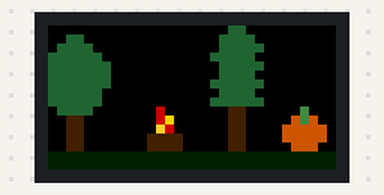
Bench run of a sketch on a simulated Arduino Uno, built with avr-gcc and run on an emulated ATmega328P. Parts: 32×16 colour display. Random numbers use the default seed unless the sketch sets one; what the sketch prints to the serial monitor is not drawn.

Above: at 0.49 s.
At 5.36 s:
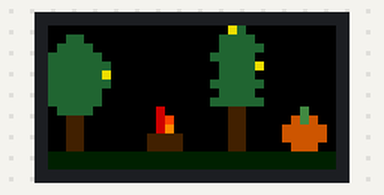
At 10.25 s:
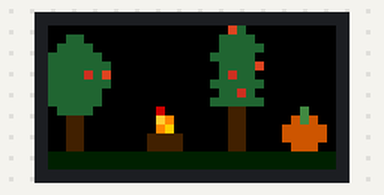
At 20.11 s:
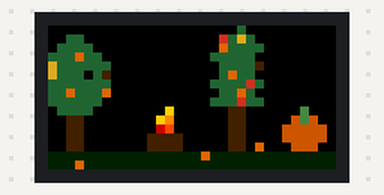
At 30.03 s:
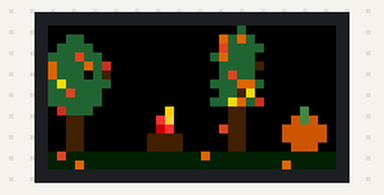
At 39.75 s:
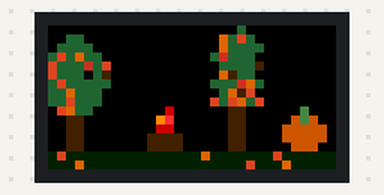

The sketch:

FallFoliage.ino
```cpp
#include <Leaves.h>
#include <Arduino.h>
#include <RGBmatrixPanel.h>

#define CLK  11   // USE THIS ON ARDUINO UNO, ADAFRUIT METRO M0, etc.
#define OE   9
#define LAT 10
#define A   A0
#define B   A1
#define C   A2

int timeScaler = 4000; // change this to stretch out or shorten the sequence
//With this at 200,000 the shortest possible time is 3:20, and the longest 116 minutes
// figure out timeframe desired to do this - a couple hours? A day? A week?

// create 30 leaf triads here:
Leaves leaf1(timeScaler, 5,5, 22,2, 0,7);
Leaves leaf2(timeScaler, 0,3, 23,2, 0,8);
Leaves leaf3(timeScaler, 2,4, 18,3, 19,6);
Leaves leaf4(timeScaler, 1,6, 22,7, 20,8);
Leaves leaf5(timeScaler, 4,7, 2,3, 20,1);
Leaves leaf6(timeScaler, 20,6, 4,2, 4,8);
Leaves leaf7(timeScaler, 3,5, 20,4, 1,7);
Leaves leaf8(timeScaler, 3,6, 2,2, 23,6);
Leaves leaf9(timeScaler, 5,3, 19,8, 22,3);
Leaves leaf10(timeScaler, 19,2, 2,7, 3,3);
Leaves leaf11(timeScaler, 4,3, 20,2, 18,6);
Leaves leaf12(timeScaler, 6,6, 21,3, 23,8);
Leaves leaf13(timeScaler, 0,4, 21,1, 0,5);
Leaves leaf14(timeScaler, 20,0, 6,5, 23,4);
Leaves leaf15(timeScaler, 1,4, 5,4, 21, 6);
Leaves leaf16(timeScaler, 22,5, 0,6, 5,6);
Leaves leaf17(timeScaler, 2,8, 18,8, 1,3);
Leaves leaf18(timeScaler, 3,2, 22,1, 22,8);
Leaves leaf19(timeScaler, 22,6, 19,1, 21,8);
Leaves leaf20(timeScaler, 1,8, 19,4, 21,4);
Leaves leaf21(timeScaler, 1,2, 2,6, 21,2);
Leaves leaf22(timeScaler, 4,4, 19,3, 21,6);
Leaves leaf23(timeScaler, 4,6, 3,7, 20,3);
Leaves leaf24(timeScaler, 5,7, 21,0, 4,9);
Leaves leaf25(timeScaler, 2,1, 3,4, 22,4);
Leaves leaf26(timeScaler, 6,4, 1,9, 23,8);
Leaves leaf27(timeScaler, 21,5, 3,8, 2,5);
Leaves leaf28(timeScaler, 1,5, 3,1, 19,7);
Leaves leaf29(timeScaler, 4,5, 21,7, 20,5);
Leaves leaf30(timeScaler, 2,9, 19,5, 20,7);
Leaves leaf31(timeScaler, 19,7, 5,8, 3,9);

Leaves leafList[31] = {leaf1,leaf2,leaf3,leaf4,leaf5,leaf6,leaf7,leaf8,leaf9,leaf10,leaf11,leaf12,leaf13,leaf14,leaf15,leaf16,leaf17,leaf18,leaf19,leaf20,leaf21,leaf22,leaf23,leaf24,leaf25,leaf26,leaf27,leaf28,leaf29,leaf30,leaf31};
int leafDrawList[62];

RGBmatrixPanel matrix(A, B, C, CLK, LAT, OE, false);

int deer_countdown = 0;
int fire_shifter = 0;
int step; // Lumi's step counter
int leafDrawCount = 0;
unsigned long lastTime = 0;

// colors:

// for the tree:
int tree_brown = matrix.Color333(2,1,0);

// for the fire:
int woodcolor = matrix.Color333(2,1,0);
int fire1 = matrix.Color888(196,10,0); // R
int fire2 = matrix.Color888(204,10,0); // R
int fire3 = matrix.Color888(255,51,51); // R
int fire4 = matrix.Color888(255,69,0); // O
int fire5 = matrix.Color888(255,140,0); // O
int fire6 = matrix.Color888(255,192,0); // Y
int fire7 = matrix.Color888(244,196,48); // Y
int fires[7] = {fire1,fire2,fire3,fire4,fire5,fire6,fire7};

// for the pumpkin:
int pumpkin_orange = matrix.Color888(204,85,0);
int pumpkin_stem = matrix.Color888(79,141,66);

int white = matrix.Color888(255,255,255);
int blank = matrix.Color888(0,0,0);

// for the leaves:
int leaf_green1 = matrix.Color888(33, 104, 59); // 'hunter green'
int leaf_green2 = matrix.Color888(79, 141, 66); // 'fern green'
int leaf_green3 = matrix.Color888(34, 139, 34); // 'forest green'

int leaf_yellow1 = matrix.Color888(228,208,10); // 'citrine'
int leaf_yellow2 = matrix.Color888(218,165,32); // 'goldenrod'

int leaf_orange1 = matrix.Color888(200,57,35);
int leaf_orange2 = matrix.Color333(6,3,0);
int leaf_orange3 = matrix.Color333(6,2,1);

int leaf_red1 = matrix.Color888(136,8,8); // 'blood red'
int leaf_red2 = matrix.Color888(119,7,10);

// old colors:
//int leaf_green4 = matrix.Color888(0, 158, 96); // 'shamrock green'
//int leaf_green5 = matrix.Color888(95, 133, 117); // 'eucalyptus'
//int leaf_yellow3 = matrix.Color888(201,204,63); // 'pear'
//int leaf_yellow4 = matrix.Color888(160,82,45); // 'sienna'
//int leaf_orange4 = matrix.Color333(7,4,3);
//int leaf_orange5 = matrix.Color333(7,4,3);


// 0-2: green
// 3-4: yellow
// 5-7: orange
// 8-9: red
int leaf_colors[10] = {leaf_green1, leaf_green2, leaf_green3, leaf_yellow1, leaf_yellow2, leaf_orange1, leaf_orange2, leaf_orange3, leaf_red1, leaf_red2};


void setup()
 {

    matrixInit();
    Serial.begin(9600);

}


void loop()
{
    //leavesColorTick();
    selectRandomLeaf();

    // adjust speed here:
    delay(10);

    // clear the screen
    matrixClearScreen();

    // draw elements
    drawGround();
    drawTrees();
    drawPumpkin();
    drawLeaves();

    // every so often maybe change the position of the flame tip
    if (millis() % 10 == 0)
        {
            fire_shifter = random(2);
        }
    drawFire(fire_shifter);

}

void selectRandomLeaf(void)
{
    unsigned long leafGap = 3000; // amount of time between leaf triads being processed in ms
    // 300,000 ms = 5 minutes

    Serial.println(leafDrawCount);

    if ((millis() - lastTime > leafGap))
    {
        leafDrawCount += 1;

        // 40 gives us some overflow in case leaves are picked twice
        if (leafDrawCount < 40) // this lets us keep counting up the leafDrawCount without processing new leaves - helps get a clean ending
        {
            // add a random number to the leaf draw list which corresponds to an index of the leaf list
            leafDrawList[leafDrawCount-1] = random(0,32);
        }

        lastTime = millis();
    }
    else if (leafDrawCount >= 42)
    {
        for (int i = 0 ; i < leafDrawCount ; i++)
        {
            leafList[leafDrawList[i]].reset();
        }
        leafDrawCount = 0;
    }

    // go through all the leaves that have been picked so far and continue their tick function
    // if the leaf has already landed or is picked again, no problem as the object takes care of this
    for (int i = 0 ; i < leafDrawCount ; i++)
    {
        leafList[leafDrawList[i]].colorTick();
    }
}

// draw the orange and brown pumpkin
void drawPumpkin(void)
{
  int pumpkin_x[15] = {27,29,26,27,28,29,30,26,27,28,29,30,27,28,29};
  int pumpkin_y[15] = {10,10,11,11,11,11,11,12,12,12,12,12,13,13,13};
  drawArray(pumpkin_x, sizeof(pumpkin_x), pumpkin_y, sizeof(pumpkin_y), pumpkin_orange, 0);

  int pumpkin_stem_x[2] = {28,28};
  int pumpkin_stem_y[2] = {9,10};
  drawArray(pumpkin_stem_x, sizeof(pumpkin_stem_x), pumpkin_stem_y, sizeof(pumpkin_stem_y), pumpkin_stem, 0);
}

// draw the trunk and branches of the tree
void drawTrees(void)
{
    int tree_left_x[30] = {1,4, 2,3, 0,2,3,6, 1,2,3,5, 0,2,3,4, 2,3, 5,1,2,  3, 2,  3, 2,  3, 2, 3,  2, 3};
    int tree_left_y[30] = {3,3, 4,4, 5,5,5,5, 6,6,6,6, 7,7,7,7, 8,8,8, 9,9,9, 10,10, 11,11, 12,12, 13,13};

    int tree_right_x[34] = {20,19,22,23,18,20,21,20,21,22,23,19,20,21,18,20,21,22,20,21,19,20,21,22,20,21,20,21,20,21,20,21,20,21};
    int tree_right_y[34] = {1,2,2,2,3,3,3,4,4,4,4,5,5,5,6,6,6,6,7,7,8,8,8,8, 9, 9,10,10,11,11,12,12,13,13};

  drawArray(tree_left_x, sizeof(tree_left_x), tree_left_y, sizeof(tree_left_y), tree_brown, 0);
  drawArray(tree_right_x, sizeof(tree_right_x), tree_right_y, sizeof(tree_right_y), tree_brown, 0);


}

// draw the green ground
void drawGround()
  {
      int grasscolor = matrix.Color333(0,1,0);
      for (int i = 0 ; i < 32 ; i++){
          matrix.drawPixel(i,15,grasscolor);
          matrix.drawPixel(i,14,grasscolor);
      }
  }

void drawFire(int shifter)
{
    int NUMBRN = 8;
    int NUMRED = 2;
    int NUMORG = 2;
    int NUMYEL = 1;

    // fire base
    int xlist_wood[NUMBRN] = {11,12,13,14,
                              11,12,13,14};
    int ylist_wood[NUMBRN] = {12,12,12,12,
                              13,13,13,13};

    // red fire
    int xlist_red[NUMRED] = {12,13};
    int ylist_red[NUMRED] = {11,11};

    // orange fire
    int xlist_orange[NUMORG] = {12,13};
    int ylist_orange[NUMORG] = {10,10};

    // yellow fire
    int xlist_yellow[NUMYEL+1] = {12, 13};
    int ylist_yellow[NUMYEL] = {9};

    for (int i = 0 ; i < NUMBRN ; i++ ){
          matrix.drawPixel(xlist_wood[i], ylist_wood[i], woodcolor);
          if (i < NUMRED)
          {
              matrix.drawPixel(xlist_red[i], ylist_red[i], fires[random(7)]);
          }
          if (i < NUMORG)
          {
              matrix.drawPixel(xlist_orange[i], ylist_orange[i], fires[random(7)]);
          }
          if (i < NUMYEL)
          {
              matrix.drawPixel(xlist_yellow[i+shifter], ylist_yellow[i], fires[random(7)]);
          }
      }

}

// tick along the color timeline for all the leaves in the list
/*void leavesColorTick(void)
{
    for (int i = 0 ; i < 31 ; i++)
    {
        leafList[i].colorTick();
    }
}*/

// draw the whole leaf list
void drawLeaves(void)
{
    for (int i = 0 ; i < 31 ; i++)
    {
        drawLeaf(leafList[i]);
    }
}

// draw a triad of leaves from one input leaf
void drawLeaf(Leaves input_leaf)
{
    int x1 = input_leaf.x1;
    int y1 = input_leaf.y1;
    int x2 = input_leaf.x2;
    int y2 = input_leaf.y2;
    int x3 = input_leaf.x3;
    int y3 = input_leaf.y3;

    int color = leaf_colors[input_leaf.getColorIndex()];

    drawPoint(x1, y1, color);
    drawPoint(x2, y2, color);
    drawPoint(x3, y3, color);
}

// draw a single point with a given color
void drawPoint(int x, int y, int color)
{
    matrix.drawPixel(x, y, color);
}

// draw a series of points with a given color
int drawArray(int xarray[], int size_x, int yarray[], int size_y, int color, int pause)
{
    int x_length = size_x/sizeof(xarray[0]);
    int y_length = size_y/sizeof(yarray[0]);

    if (x_length != y_length)
    {
        return 0;
    }

    for (int i = 0 ; i < x_length ; i++)
    {
        matrix.drawPixel(xarray[i], yarray[i], color);
        delay(pause);
    }
    return 1;
}

// start the matrix:
void matrixInit(void)
{
    matrix.begin();
    matrix.setTextWrap(false); // Allow text to run off right edge
    matrix.setTextSize(1); // size 1 == 8 pixels high

    randomSeed(analogRead(A0));
}

// clear the screen:
void matrixClearScreen(void)
{
    matrix.fillScreen(0);
}
```

Leaves.cpp
```cpp
#include "Arduino.h"
#include "Leaves.h"

Leaves::Leaves(int shiftTimeIn, int x1in, int y1in, int x2in, int y2in, int x3in, int y3in)
{
    randomSeed(analogRead(A0));
    startTime = millis();
    shiftTime = shiftTimeIn;
    colorStage = 1;
    leafSlower = 0;

    // LEAF 1
    x1 = x1in;
    x1_start = x1in;
    x1_swing = random(2, 5); // the horizontal path a leaf takes while moving downward (this is half of the total horizontal travel)
    x1_dir = random(2); // initial left or right movement from tree
    x1_limit_R = x1 + x1_swing;
    x1_limit_L = x1 - x1_swing;

    y1 = y1in;
    y1_start = y1in;
    y1_limit = random(14,16); // where the leaf will stop on the ground
    leaf1Delay = random(100, 60000); // how much time after turning orange the leaf will fall

    // LEAF 2
    x2 = x2in;
    x2_start = x2in;
    x2_swing = random(2, 5);
    x2_dir = random(2);
    x2_limit_R = x2 + x2_swing;
    x2_limit_L = x2 - x2_swing;

    y2 = y2in;
    y2_start = y2in;
    y2_limit = random(14,16);
    //leaf2Delay = random(70000, 120000);

    // LEAF 3
    x3 = x3in;
    x3_start = x3in;
    x3_swing = random(2, 5);
    x3_dir = random(2);
    x3_limit_R = x3 + x3_swing;
    x3_limit_L = x3 - x3_swing;

    y3 = y3in;
    y3_start = y3in;
    y3_limit = random(14,16);
    //leaf3Delay = random(120000, 180000);

}

// reset the leaves to their original position and color
void Leaves::reset(void)
{

    colorStage = 0;
    leafSlower = 0;

    // leaf 1
    x1 = x1_start;
    y1 = y1_start;

    x1_swing = random(2, 5); // the horizontal path a leaf takes while moving downward (this is half of the total horizontal travel)
    x1_dir = random(2); // initial left or right movement from tree
    x1_limit_R = x1 + x1_swing;
    x1_limit_L = x1 - x1_swing;

    y1_limit = random(14,16); // where the leaf will stop on the ground
    leaf1Delay = random(100, 60000); // how much time after turning orange the leaf will fall

    // leaf2
    x2 = x2_start;
    y2 = y2_start;

    x2_swing = random(2, 5);
    x2_dir = random(2);
    x2_limit_R = x2 + x2_swing;
    x2_limit_L = x2 - x2_swing;

    y2_limit = random(14,16);

    // leaf3
    x3 = x3_start;
    y3 = y3_start;

    x3_swing = random(2, 5);
    x3_dir = random(2);
    x3_limit_R = x3 + x3_swing;
    x3_limit_L = x3 - x3_swing;

    y3_limit = random(14,16);

    colorTick();

}

void Leaves::colorTick(void)
{

    if ((millis() - startTime) > shiftTime)
    {
        // if we're still green or yellow, just move to the next color stage and reset 'startTime'
        if (colorStage < 3)
        {
            colorStage += 1;
            startTime = millis();
            leafDelayStartTime = millis();
        }
        // if we're orange and have waited the right amount of time, then drop the leaves
        else if ((colorStage == 3) && (colorIndex > 5))
        {
            moveLeaves();
        }

    }

    // only change color if leaves have not yet reached the ground
    // 10 times a second: (millis() % 100) == 0) &&
    if (((y1<y1_limit) && (y2<y2_limit) && (y3<y3_limit)))
    {
        // randomly pick a leaf color based on the stage we're in
        if (colorStage == 1)
        {
            colorIndex = random(0,3); // green range
        }
        else if (colorStage == 2)
        {
            colorIndex = random(3,5); // yellow range
        }
        else if (colorStage == 3)
        {
            colorIndex = random(5, 8); // orange range
        }

        // yet to be incorporated
        else if (colorStage == 4)
        {
            colorIndex = random(8,10); // red range
        }
    }

}

void Leaves::moveLeaves(void)
{
    if (leafSlower % 3 == 0)
    {
        if ((millis() - leafDelayStartTime) > leaf1Delay)
        {
            moveLeaf1();
        }

        if ((millis() - leafDelayStartTime) > leaf1Delay*2)
        {
            moveLeaf2();
        }

        if ((millis() - leafDelayStartTime) > leaf1Delay*3)
        {
            moveLeaf3();
        }

    }
    leafSlower += 1;
}

void Leaves::moveLeaf1(void)
{
    // move LEAF 1
    if (y1 < y1_limit)
    {
        // currently moving to the right
        if (x1_dir == 1)
        {
            if (x1 < x1_limit_R)
            {
                x1 += 1;
            }
            // if we're at the Right limit, flip directions to the left and move down
            else if (x1 == x1_limit_R)
            {
                x1_dir = 0;
                y1 += 1;
            }
        }
        // currently moving to the left
        else if (x1_dir == 0)
        {
            if (x1 > x1_limit_L)
            {
                x1 -= 1;
            }
            // if we're at the Left limit, flip directions to the left and move down
            else if (x1 == x1_limit_L)
            {
                x1_dir = 1;
                y1 += 1;
            }
        }
    }
}

void Leaves::moveLeaf2(void)
{
    // Move LEAF 2
    if (y2 < y2_limit)
    {
        // currently moving to the right
        if (x2_dir == 1)
        {
            if (x2 < x2_limit_R)
            {
                x2 += 1;
            }
            // if we're at the Right limit, flip directions to the left and move down
            else if (x2 == x2_limit_R)
            {
                x2_dir = 0;
                y2 += 1;
            }
        }
        // currently moving to the left
        else if (x2_dir == 0)
        {
            if (x2 > x2_limit_L)
            {
                x2 -= 1;
            }
            // if we're at the Left limit, flip directions to the left and move down
            else if (x2 == x2_limit_L)
            {
                x2_dir = 1;
                y2 += 1;
            }
        }
    }

}

void Leaves::moveLeaf3(void)
{
    // Move LEAF 3
    if (y3 < y3_limit)
    {
        // currently moving to the right
        if (x3_dir == 1)
        {
            if (x3 < x3_limit_R)
            {
                x3 += 1;
            }
            // if we're at the Right limit, flip directions to the left and move down
            else if (x3 == x3_limit_R)
            {
                x3_dir = 0;
                y3 += 1;
            }
        }
        // currently moving to the left
        else if (x3_dir == 0)
        {
            if (x3 > x3_limit_L)
            {
                x3 -= 1;
            }
            // if we're at the Left limit, flip directions to the left and move down
            else if (x3 == x3_limit_L)
            {
                x3_dir = 1;
                y3 += 1;
            }
        }
    }
}

// return the index of the leaf color array that we want
int Leaves::getColorIndex(void)
{
    return colorIndex;
}

// return int that indicates what stage the color is at
// 1: still green
// 2: yellow range
// 3: orange range
// 4: red range (rare)
int Leaves::getStage(void)
{
    return colorStage;
}


// draw a black cat walking across the screen to the right
// step range: 0 to 35 (31+length)
/*void drawLumiR(void)
{
    int lumi_x[7] = [step, step-1, step-1, step-2, step-3, step-3, step-4];
    int lumi_y[7] = [13,14,15,14,14,15,14];


}

// draw a black cat walking across the screen to the left
// step range: 31 to -4 (0-length)
void drawLumiL()
{
    int lumi_x[7] = [step, step+1, step+1, step+2, step+3, step+3, step+4];
    int lumi_y[7] = [13,14,15,14,14,15,14];
}*/
```

Snowflake.h
```cpp
#ifndef Snowflake_h
#define Snowflake_h

#include "Arduino.h"

class Snowflake
{
    public:
        Snowflake(int input_start_pos);

        int x;
        int y;
        int color;
        int start_pos;
        bool slow;
        int slow_count;
        bool normal;
        bool fast;

        void move_x();
        void move_y();
        void reset();
        void move();
        void set_color(int input_color);
};
#endif
```

SpeedMarker.h
```cpp
#ifndef SpeedMarkers_h
#define SpeedMarkers_h

#include "Arduino.h"

class SpeedMarker
{
    public:
        SpeedMarker(int side, int inputOffset);

        int x;
        int y;
        int start_pos;
        int offset;
        bool left;
        bool right;

        union COLOR
        {
            unsigned long RGB;
            byte bytes[3];
        };

        union COLOR assembledColor;


        void reset();
        void move();
        int getSide();
        int getX();
        int getY();
        void randomizeMarker();
        int getColor();
};
#endif
```

Source omitted: Leaves.h (1321 bytes), Snowflake.cpp (2117 bytes), SpeedMarker.cpp (2641 bytes)
